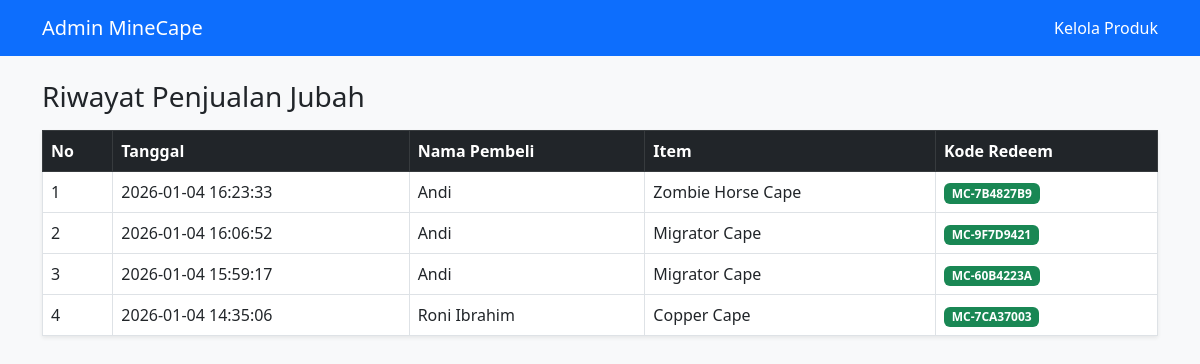
Screenshot of /admin/transaksi.php (signed in) with the database file from the repository.
### tables this page shows
CREATE TABLE `transaksi` (
  `id_transaksi` int(11) NOT NULL,
  `id_user` int(11) DEFAULT NULL,
  `id_item` int(11) DEFAULT NULL,
  `tanggal` datetime DEFAULT current_timestamp(),
  `kode_redeem` varchar(50) DEFAULT NULL
);

CREATE TABLE `user` (
  `id_user` int(11) NOT NULL,
  `username` varchar(50) NOT NULL,
  `email` varchar(100) DEFAULT NULL,
  `password` varchar(255) NOT NULL,
  `saldo` int(11) NOT NULL
);

CREATE TABLE `capes` (
  `id_item` int(11) NOT NULL,
  `nama_item` varchar(100) NOT NULL,
  `deskripsi` text DEFAULT NULL,
  `harga` int(11) NOT NULL,
  `stok` int(11) NOT NULL,
  `gambar` varchar(255) DEFAULT NULL
);

### admin/transaksi.php (the view, shortened to what this page needs)
<?php
include '../koneksi.php';
?>
<!DOCTYPE html>
<html>
<head>
    <link href="https://cdn.jsdelivr.net/npm/bootstrap@5.3.0/dist/css/bootstrap.min.css" rel="stylesheet">
</head>
<body class="bg-light">
    <nav class="navbar navbar-dark bg-primary mb-4">
        <div class="container">
            <a class="navbar-brand" href="index.php">Admin MineCape</a>
            <div class="navbar-nav">
                <a class="nav-link text-white" href="index.php">Kelola Produk</a>
            </div>
        </div>
    </nav>
    <div class="container">
        <h3>Riwayat Penjualan Jubah</h3>
        <table class="table table-hover table-bordered bg-white shadow-sm mt-3">
            <thead class="table-dark">
                <tr>
                    <th>No</th>
                    <th>Tanggal</th>
                    <th>Nama Pembeli</th>
                    <th>Item</th>
                    <th>Kode Redeem</th>
                </tr>
            </thead>
            <tbody>
                <?php
                $no = 1;
                $query = "SELECT transaksi.*, user.username, capes.nama_item
                        FROM transaksi
                        JOIN user ON transaksi.id_user = user.id_user
                        JOIN capes ON transaksi.id_item = capes.id_item
                        ORDER BY tanggal DESC";
                $result = mysqli_query($koneksi, $query);
                while($d = mysqli_fetch_array($result)){
                ?>
                <tr>
                    <td><?php echo $no++; ?></td>
                    <td><?php echo $d['tanggal']; ?></td>
                    <td><?php echo $d['username']; ?></td>
                    <td><?php echo $d['nama_item']; ?></td>
                    <td><span class="badge bg-success"><?php echo $d['kode_redeem']; ?></span></td>
                </tr>
                <?php } ?>
            </tbody>
        </table>
    </div>
</body>
</html>

### rows the page displays
transaksi: tanggal "2026-01-04 16:23:33", id_user.username "Andi", id_item.nama_item "Zombie Horse Cape", kode_redeem "MC-7B4827B9"
transaksi: tanggal "2026-01-04 16:06:52", id_user.username "Andi", id_item.nama_item "Migrator Cape", kode_redeem "MC-9F7D9421"
transaksi: tanggal "2026-01-04 15:59:17", id_user.username "Andi", id_item.nama_item "Migrator Cape", kode_redeem "MC-60B4223A"
transaksi: tanggal "2026-01-04 14:35:06", id_user.username "Roni Ibrahim", id_item.nama_item "Copper Cape", kode_redeem "MC-7CA37003"
